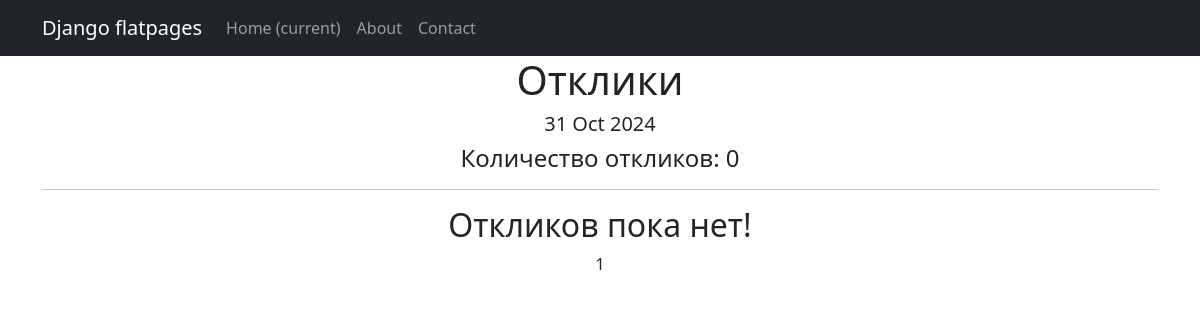
Before: /board/responses/ with the older database file.
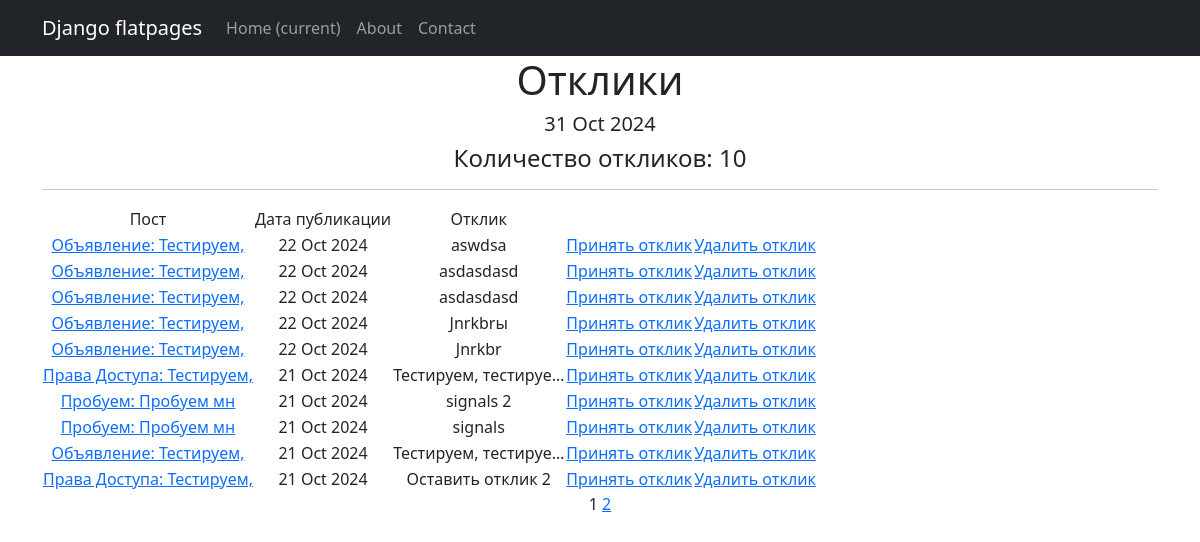
After: the same page with the newer database file.
### board/models.py (models this page shows, shortened)
class Response(models.Model):
    post = models.ForeignKey(Post, on_delete=models.CASCADE)
    user = models.ForeignKey(User, on_delete=models.CASCADE, related_name='response')
    text = models.TextField()
    time_response = models.DateTimeField(auto_now_add=True)
    condition = models.BooleanField(default=False)

class Post(models.Model):
    tanks = 'TT'
    healers = 'HL'
    damage_dealers = 'DD'
    dealers = 'DL'
    guild_masters = 'GM'
    quest_givers = 'QG'
    blacksmiths = 'BM'
    tanners = 'TN'
    potion_makers = 'PM'
    spell_masters = 'SM'
    CATEGORIES = [
        ('tanks', 'Танки'),
        ('healers', 'Хилы'),
        ('damage_dealers', 'ДД'),
        ('dealers', 'Торговцы'),
        ('guild_masters', 'Гилдмастеры'),
        ('quest_givers', 'Квестгиверы'),
        ('blacksmiths', 'Кузнецы'),
        ('tanners', 'Кожевники'),
        ('potion_makers', 'Зельевары'),
        ('spell_masters', 'Мастера заклинаний')
    ]
    category = models.CharField(max_length=15, choices=CATEGORIES, verbose_name='Категория')
    author = models.ForeignKey(User, on_delete=models.CASCADE, verbose_name='Автор')
    datetime_in = models.DateTimeField(auto_now_add=True)
    heading = models.CharField(max_length=60, verbose_name='Заголовок')
    text = models.TextField(verbose_name='Текст')
    image = models.ImageField(upload_to=get_path_upload_image, null=True, blank=True, verbose_name='Изображение')
    video = models.FileField(upload_to=get_path_upload_video, null=True, blank=True, verbose_name='Видео')
    def __str__(self):
        return f'{self.heading.title()}: {self.text[:10]}'

### board/views.py (the view)
# urls.py: path('responses/', ResponseList.as_view(), name='response_list'),
class ResponseList(ListView):
    model = Response
    ordering = '-time_response'
    template_name = 'response.html'
    context_object_name = "response"
    paginate_by = 10

### board/templatetags/custom_tags.py (called while the page is built)
@register.simple_tag()
def current_time(format_string='%b %d %Y'):
    return datetime.utcnow().strftime(format_string)

### templates/response.html (shortened to what this page needs)
{% extends 'flatpages/default.html' %}
{% load custom_tags %}
{% load i18n %}
{% block content %}
<h1>Отклики</h1>
<h5>{% current_time '%d %b %Y' %}</h5>
<h4>Количество откликов: {{ response|length }}</h4>
<hr>
{% if response %}
    <table>
        <tr>
            <td>Пост</td>
            <td>Дата публикации</td>
            <td>Отклик</td>
        </tr>
        {% for c in response %}
        <tr>
            <td>
                <a href="{% url 'ad_detail' c.post.id %}">{{ c.post }}</a>
            </td>
            <td>{{ c.time_response|date:'d M Y' }}</td>
            <td>{{ c.text|truncatechars:20 }}</td>
            <td>
                {% if c.condition == False %}
                    <a href="{% url 'response_accept' c.id  %}"> Принять отклик </a>
                {% else %}
                    <h6> Отклик принят </h6>
                {% endif %}
            </td>
            <td>
                <a href="{% url 'response_delete' c.id  %}"> Удалить отклик </a>
            </td>
        </tr>
        {% endfor %}
    </table>
{% else %}
    <h2>Откликов пока нет!</h2>
{% endif %}
    {{ page_obj.number }}
    {% if page_obj.has_next %}
        <a href="?page={{ page_obj.next_page_number }}">{{ page_obj.next_page_number }}</a>
    {% endif %}
{% endblock content %}

Changed rows visible on the page:
added Response: post "Объявление: Тестируем,", time_response "22 Oct 2024", text "aswdsa", condition "Принять отклик"
added Response: post "Объявление: Тестируем,", time_response "22 Oct 2024", text "asdasdasd", condition "Принять отклик"
added Response: post "Объявление: Тестируем,", time_response "22 Oct 2024", text "asdasdasd", condition "Принять отклик"
added Response: post "Объявление: Тестируем,", time_response "22 Oct 2024", text "Jnrkbrы", condition "Принять отклик"
added Response: post "Объявление: Тестируем,", time_response "22 Oct 2024", text "Jnrkbr", condition "Принять отклик"
added Response: post "Права Доступа: Тестируем,", time_response "21 Oct 2024", text "Тестируем, тестируе…", condition "Принять отклик"
added Response: post "Пробуем: Пробуем мн", time_response "21 Oct 2024", text "signals 2", condition "Принять отклик"
added Response: post "Пробуем: Пробуем мн", time_response "21 Oct 2024", text "signals", condition "Принять отклик"
added Response: post "Объявление: Тестируем,", time_response "21 Oct 2024", text "Тестируем, тестируе…", condition "Принять отклик"
added Response: post "Права Доступа: Тестируем,", time_response "21 Oct 2024", text "Оставить отклик 2", condition "Принять отклик"
Other visible differences:
{{ response|length }}: "0" → "10"
{{ page_obj.next_page_number }}: (not shown) → "2"
text no longer shown: "Откликов пока нет!"
text now shown: "Пост Дата публикации Отклик"
